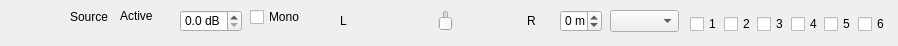
<?xml version="1.0" encoding="UTF-8"?>
<ui version="4.0">
 <class>OBSAdvAudioCtrl</class>
 <widget class="QWidget" name="OBSAdvAudioCtrl">
  <property name="geometry">
   <rect>
    <x>0</x>
    <y>0</y>
    <width>898</width>
    <height>46</height>
   </rect>
  </property>
  <widget class="QLabel" name="iconLabel">
   <property name="geometry">
    <rect>
     <x>10</x>
     <y>10</y>
     <width>47</width>
     <height>13</height>
    </rect>
   </property>
   <property name="sizePolicy">
    <sizepolicy hsizetype="Fixed" vsizetype="Fixed">
     <horstretch>0</horstretch>
     <verstretch>0</verstretch>
    </sizepolicy>
   </property>
   <property name="baseSize">
    <size>
     <width>16</width>
     <height>16</height>
    </size>
   </property>
   <property name="styleSheet">
    <string notr="true">background: none;</string>
   </property>
   <property name="text">
    <string/>
   </property>
  </widget>
  <widget class="QLabel" name="nameLabel">
   <property name="geometry">
    <rect>
     <x>70</x>
     <y>10</y>
     <width>47</width>
     <height>13</height>
    </rect>
   </property>
   <property name="text">
    <string>Source</string>
   </property>
  </widget>
  <widget class="QWidget" name="activeContainer" native="true">
   <property name="geometry">
    <rect>
     <x>120</x>
     <y>0</y>
     <width>65</width>
     <height>31</height>
    </rect>
   </property>
   <property name="sizePolicy">
    <sizepolicy hsizetype="Fixed" vsizetype="Preferred">
     <horstretch>0</horstretch>
     <verstretch>0</verstretch>
    </sizepolicy>
   </property>
   <property name="baseSize">
    <size>
     <width>120</width>
     <height>0</height>
    </size>
   </property>
   <layout class="QHBoxLayout" name="activeLayout">
    <property name="leftMargin">
     <number>0</number>
    </property>
    <property name="topMargin">
     <number>0</number>
    </property>
    <property name="rightMargin">
     <number>0</number>
    </property>
    <property name="bottomMargin">
     <number>0</number>
    </property>
    <item>
     <widget class="QLabel" name="active">
      <property name="text">
       <string>Active</string>
      </property>
     </widget>
    </item>
   </layout>
  </widget>
  <widget class="QStackedWidget" name="stackedWidget">
   <property name="geometry">
    <rect>
     <x>180</x>
     <y>10</y>
     <width>71</width>
     <height>21</height>
    </rect>
   </property>
   <widget class="QWidget" name="stackedVolume">
    <widget class="QDoubleSpinBox" name="volume">
     <property name="geometry">
      <rect>
       <x>0</x>
       <y>0</y>
       <width>62</width>
       <height>22</height>
      </rect>
     </property>
     <property name="sizePolicy">
      <sizepolicy hsizetype="Fixed" vsizetype="Fixed">
       <horstretch>0</horstretch>
       <verstretch>0</verstretch>
      </sizepolicy>
     </property>
     <property name="baseSize">
      <size>
       <width>100</width>
       <height>0</height>
      </size>
     </property>
     <property name="suffix">
      <string> dB</string>
     </property>
     <property name="decimals">
      <number>1</number>
     </property>
     <property name="singleStep">
      <double>0.1</double>
     </property>
    </widget>
   </widget>
   <widget class="QWidget" name="stackedPercent">
    <widget class="QSpinBox" name="percent">
     <property name="geometry">
      <rect>
       <x>0</x>
       <y>0</y>
       <width>42</width>
       <height>22</height>
      </rect>
     </property>
     <property name="sizePolicy">
      <sizepolicy hsizetype="Fixed" vsizetype="Fixed">
       <horstretch>0</horstretch>
       <verstretch>0</verstretch>
      </sizepolicy>
     </property>
     <property name="baseSize">
      <size>
       <width>100</width>
       <height>0</height>
      </size>
     </property>
     <property name="suffix">
      <string>%</string>
     </property>
     <property name="maximum">
      <number>2000</number>
     </property>
    </widget>
   </widget>
  </widget>
  <widget class="QWidget" name="forceMonoContainer" native="true">
   <property name="geometry">
    <rect>
     <x>250</x>
     <y>0</y>
     <width>88</width>
     <height>35</height>
    </rect>
   </property>
   <property name="sizePolicy">
    <sizepolicy hsizetype="Fixed" vsizetype="Preferred">
     <horstretch>0</horstretch>
     <verstretch>0</verstretch>
    </sizepolicy>
   </property>
   <property name="baseSize">
    <size>
     <width>50</width>
     <height>0</height>
    </size>
   </property>
   <layout class="QHBoxLayout" name="forceMonoLayout">
    <property name="spacing">
     <number>0</number>
    </property>
    <property name="leftMargin">
     <number>0</number>
    </property>
    <property name="topMargin">
     <number>0</number>
    </property>
    <property name="rightMargin">
     <number>0</number>
    </property>
    <property name="bottomMargin">
     <number>0</number>
    </property>
    <item>
     <widget class="QCheckBox" name="forceMono">
      <property name="text">
       <string>Mono</string>
      </property>
     </widget>
    </item>
   </layout>
  </widget>
  <widget class="QWidget" name="balanceContainer" native="true">
   <property name="geometry">
    <rect>
     <x>340</x>
     <y>10</y>
     <width>211</width>
     <height>21</height>
    </rect>
   </property>
   <property name="baseSize">
    <size>
     <width>150</width>
     <height>0</height>
    </size>
   </property>
   <layout class="QHBoxLayout" name="balanceLayout">
    <property name="leftMargin">
     <number>0</number>
    </property>
    <property name="topMargin">
     <number>0</number>
    </property>
    <property name="rightMargin">
     <number>0</number>
    </property>
    <property name="bottomMargin">
     <number>0</number>
    </property>
    <item>
     <widget class="QLabel" name="labelL">
      <property name="text">
       <string>L</string>
      </property>
     </widget>
    </item>
    <item>
     <widget class="BalanceSlider" name="balance" native="true">
      <property name="minimumSize">
       <size>
        <width>150</width>
        <height>0</height>
       </size>
      </property>
      <property name="baseSize">
       <size>
        <width>150</width>
        <height>0</height>
       </size>
      </property>
     </widget>
    </item>
    <item>
     <widget class="QLabel" name="labelR">
      <property name="text">
       <string>R</string>
      </property>
     </widget>
    </item>
   </layout>
  </widget>
  <widget class="QSpinBox" name="syncOffset">
   <property name="geometry">
    <rect>
     <x>560</x>
     <y>10</y>
     <width>42</width>
     <height>22</height>
    </rect>
   </property>
   <property name="sizePolicy">
    <sizepolicy hsizetype="Fixed" vsizetype="Fixed">
     <horstretch>0</horstretch>
     <verstretch>0</verstretch>
    </sizepolicy>
   </property>
   <property name="baseSize">
    <size>
     <width>100</width>
     <height>0</height>
    </size>
   </property>
   <property name="suffix">
    <string> ms</string>
   </property>
   <property name="minimum">
    <number>-950</number>
   </property>
   <property name="maximum">
    <number>20000</number>
   </property>
  </widget>
  <widget class="QComboBox" name="monitoringType">
   <property name="geometry">
    <rect>
     <x>610</x>
     <y>10</y>
     <width>69</width>
     <height>22</height>
    </rect>
   </property>
  </widget>
  <widget class="QWidget" name="mixerContainer" native="true">
   <property name="geometry">
    <rect>
     <x>690</x>
     <y>14</y>
     <width>201</width>
     <height>21</height>
    </rect>
   </property>
   <layout class="QHBoxLayout" name="mixerLayout">
    <property name="spacing">
     <number>0</number>
    </property>
    <property name="leftMargin">
     <number>0</number>
    </property>
    <property name="topMargin">
     <number>0</number>
    </property>
    <property name="rightMargin">
     <number>0</number>
    </property>
    <property name="bottomMargin">
     <number>0</number>
    </property>
    <item>
     <widget class="QCheckBox" name="mixer1">
      <property name="accessibleDescription">
       <string>Basic.Settings.Output.Adv.Audio.Track1</string>
      </property>
      <property name="text">
       <string>1</string>
      </property>
     </widget>
    </item>
    <item>
     <widget class="QCheckBox" name="mixer2">
      <property name="accessibleDescription">
       <string>Basic.Settings.Output.Adv.Audio.Track2</string>
      </property>
      <property name="text">
       <string>2</string>
      </property>
     </widget>
    </item>
    <item>
     <widget class="QCheckBox" name="mixer3">
      <property name="accessibleDescription">
       <string>Basic.Settings.Output.Adv.Audio.Track3</string>
      </property>
      <property name="text">
       <string>3</string>
      </property>
     </widget>
    </item>
    <item>
     <widget class="QCheckBox" name="mixer4">
      <property name="accessibleDescription">
       <string>Basic.Settings.Output.Adv.Audio.Track4</string>
      </property>
      <property name="text">
       <string>4</string>
      </property>
     </widget>
    </item>
    <item>
     <widget class="QCheckBox" name="mixer5">
      <property name="accessibleDescription">
       <string>Basic.Settings.Output.Adv.Audio.Track5</string>
      </property>
      <property name="text">
       <string>5</string>
      </property>
     </widget>
    </item>
    <item>
     <widget class="QCheckBox" name="mixer6">
      <property name="accessibleDescription">
       <string>Basic.Settings.Output.Adv.Audio.Track6</string>
      </property>
      <property name="text">
       <string>6</string>
      </property>
     </widget>
    </item>
   </layout>
  </widget>
 </widget>
 <customwidgets>
  <customwidget>
   <class>BalanceSlider</class>
   <extends>QSlider</extends>
   <header>balance-slider.hpp</header>
  </customwidget>
 </customwidgets>
 <resources/>
 <connections/>
</ui>
